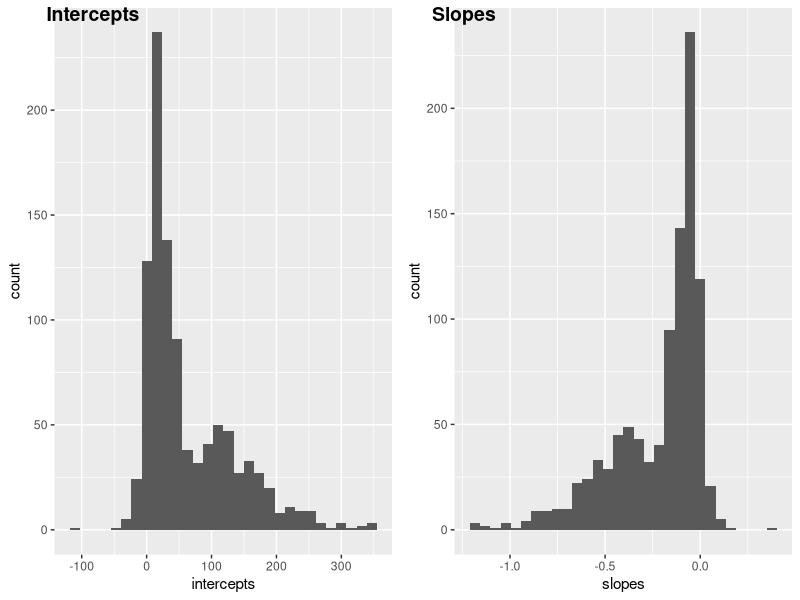
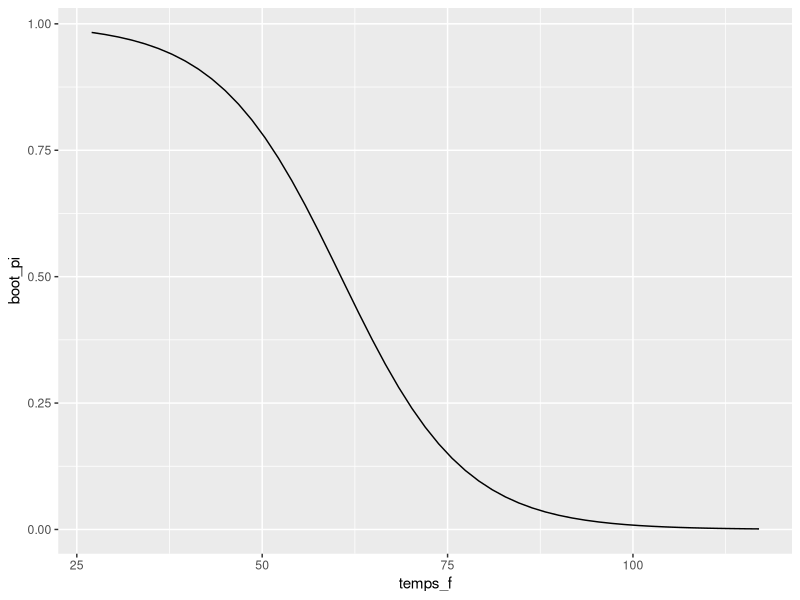
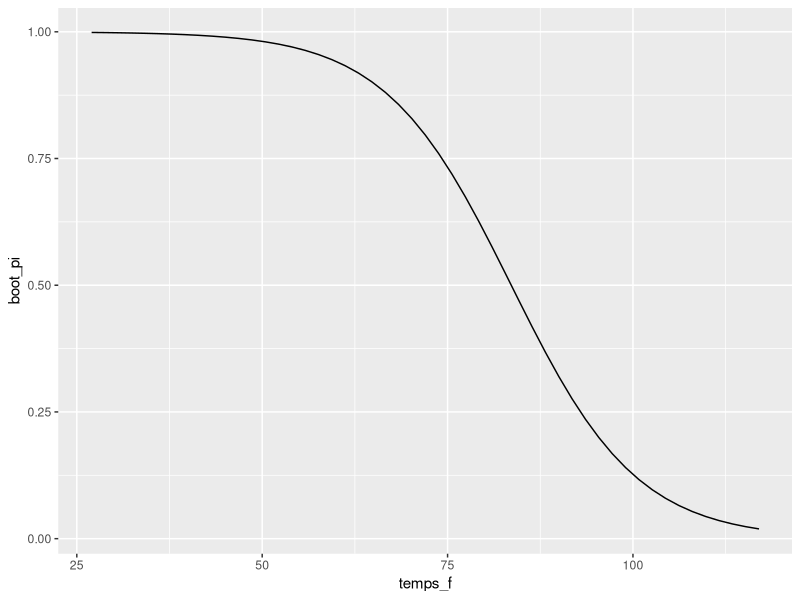
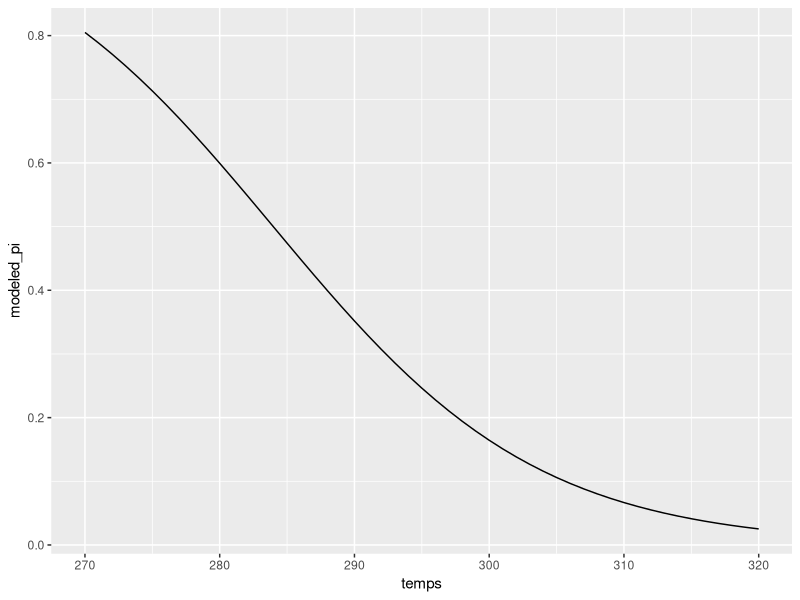

Recreate these plots in R, in order.
## ---- chunk 1
library(tidyverse)
library(patchwork)
## ---- chunk 2
setwd("~/source_code/W271_Lab1")
oring_df <- read_csv("./data/raw/challenger.csv")
oring_df$failure <- oring_df$O.ring
oring_df$failure[oring_df$failure >0] <- 1
oring_df$failure <-factor(oring_df$failure, levels = c(0,1))

oring_df$Kelvin <- (459.67+ oring_df$Temp)*5/9
## ---- chunk 3
delta <-data.frame(24, 31, 200, 0, 6, 0, 273)
names(delta) <- names(oring_df)
oring_df <- rbind(oring_df, delta)

## ---- chunk 4
model_zero <- glm(formula=failure~Kelvin, family=binomial(), data=oring_df)
summary(model_zero)
## ---- chunk 5
## Non-parametric bootstrap
intercepts <- vector()
slopes <- vector()
products <- vector()
idx_seq <- seq(1,24)
counter = 0

for (i in 1:1000){
  
  # Generate new data 
  new_data = oring_df[sample(idx_seq, 24, replace = TRUE),]
  
  # Run glm on this new data 
  model_i <- glm(formula = failure ~ Kelvin, family = binomial(), data = new_data)
  
  # If model converged, add coefficients to the vectors
  if (model_i$deviance > 0.1) {
    counter = counter + 1
    intercepts[counter] <- model_i$coefficients[1]
    slopes[counter] <- model_i$coefficients[2]
    products[counter] <- model_i$coefficients[1]*model_i$coefficients[2]
  }
}

intercept_boot <- mean(intercepts) # bootstrap estimate of intercept
intercept_boot

intercept_boot_var <- var(intercepts) # variance of intercept
intercept_boot_var

slope_boot <- mean(slopes)# bootstrap estimate of slope
slope_boot

slope_boot_var <- var(slopes) # variance of slope
slope_boot_var

covar_boot <- mean(products) - slope_boot*intercept_boot # bootstrap estimate of covariance
covar_boot

bootstrap_df <- cbind.data.frame(intercepts, slopes)
## ---- chunk 6
library (ggpubr)

inter_polt <- ggplot(data = bootstrap_df) +
  aes(x = intercepts) +
  geom_histogram()

slope_plot <- ggplot(data = bootstrap_df) +
  aes(x = slopes) +
  geom_histogram()

ggarrange(inter_polt, slope_plot,
          labels = c("Intercepts", "Slopes"),
          ncol = 2, nrow = 1)
## ---- chunk 7
temps <- seq(270, 320)
temps_f <- seq(270, 320)*1.8 - 459

logit <- intercept_boot + temps*slope_boot
odds <- exp(logit)
boot_pi <- odds/(1+odds)

logit_lower <- logit - 1.96*sqrt(intercept_boot_var + 2* covar_boot * temps + slope_boot_var*temps^2  )
odds_lower <- exp(logit_lower)
boot_pi_lower <- odds_lower/(1+odds_lower)

logit_upper <- logit + 1.96*sqrt(intercept_boot_var + 2* covar_boot * temps + slope_boot_var*temps^2  )
odds_upper <- exp(logit_upper)
boot_pi_upper <- odds_upper/(1+odds_upper)

infer_df = cbind.data.frame(temps_f, boot_pi, boot_pi_lower, boot_pi_upper)

ggplot(data = infer_df) +
  aes(x = temps_f, y = boot_pi) +
  geom_line()
## ---- chunk 8

## Parametric bootstrap
intercepts_param <- vector()
slopes_param <- vector()
products_param <- vector()
for (i in 1:1000){ 
    
    intercepts_param[i] <- rnorm(1, mean = intercept_boot, sd = sd(intercepts))
    slopes_param[i] <- rnorm(1, mean = slope_boot, sd = sd(slopes))
    products_param[i] <- slopes_param[i] * intercepts_param[i]

}

intercept_param <- mean(intercepts_param) # bootstrap estimate of intercept
intercept_param

intercept_param_var <- var(intercepts_param) # standard errors of intercept
intercept_param_var

slope_param <- mean(slopes_param)# bootstrap estimate of slope
slope_param

slope_param_var <- var(slopes_param) # standard errors of slope
slope_param_var

covar_param <- mean(products_param) - slope_param*intercept_param # bootstrap estimate of covariance
covar_param

bootstrap_param_df <- cbind.data.frame(intercept_param, slope_param)
## ---- chunk 9
temps <- seq(270, 320)
temps_f <- seq(270, 320)*1.8 - 459

logit <- intercept_param + temps*slope_param
odds <- exp(logit)
boot_pi <- odds/(1+odds)

logit_lower <- logit - 1.96*sqrt(intercept_param_var + 2* covar_param * temps +slope_param_var*temps^2  )
odds_lower <- exp(logit_lower)
boot_pi_lower <- odds_lower/(1+odds_lower)

logit_upper <- logit + 1.96*sqrt(intercept_boot_var + 2* covar_param * temps + slope_param_var*temps^2  )
odds_upper <- exp(logit_upper)
boot_pi_upper <- odds_upper/(1+odds_upper)

infer_df_param = cbind.data.frame(temps_f, boot_pi, boot_pi_lower, boot_pi_upper)

ggplot(data = infer_df_param) +
  aes(x = temps_f, y = boot_pi) +
  geom_line()
## ---- chunk 10
temps <- seq(270, 320)
modeled_pi <- vector()
counter = 0

for (temp in 270: 320){
  counter = counter+1
  Kelvin <- temp
  print(Kelvin)
  modeled_pi[counter] <- predict(model_zero, newdata = data.frame(Kelvin), type = "response")
  print(modeled_pi[counter])
}

infer_df_model = cbind.data.frame(temps, modeled_pi)

ggplot(data = infer_df_model) +
  aes(x = temps, y = modeled_pi) +
  geom_line()
